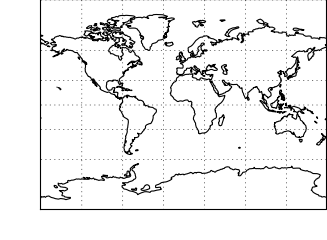

Python code for this plot:
import matplotlib.pyplot as plt
import cartopy.crs as ccrs

plt.figure(figsize=(4.09152901955, 3))
delta = 0.125
ax = plt.axes([0+delta, 0+delta, 1-delta, 1-delta], projection=ccrs.Miller())
#ax.set_global()
ax.coastlines()
ax.gridlines()
